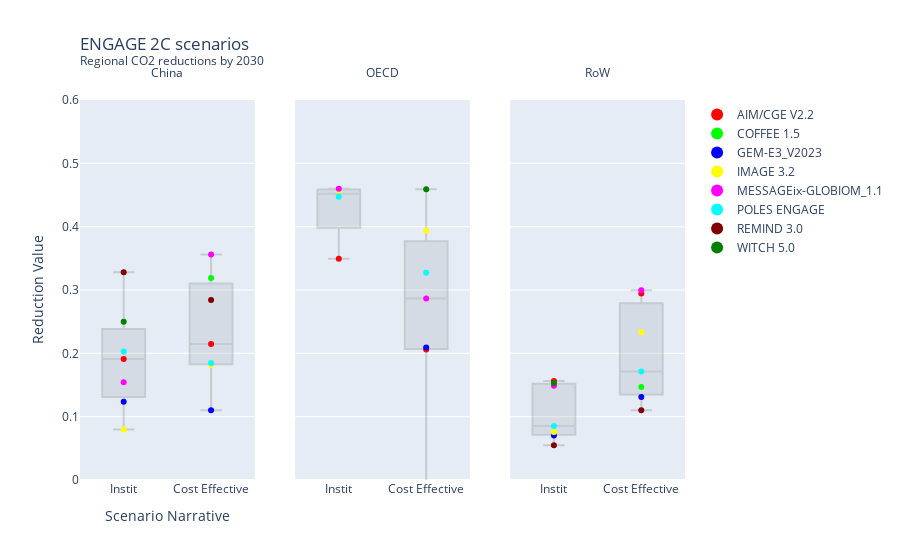

Notebook code cell kept with this figure:
### Code cell
#REGIONAL PLOT

#filter data on reduction year
filter_df = filter_df[filter_df['reduction_year'] == "2030_CO2_redu"]
# Define color mapping for models
color_mapping = {
    'AIM/CGE V2.2': "rgb(255, 0, 0)",
    'COFFEE 1.5': "rgb(0, 255, 0)",
    'GEM-E3_V2023': "rgb(0, 0, 255)",
    'IMAGE 3.2': "rgb(255, 255, 0)",
    'MESSAGEix-GLOBIOM_1.1': "rgb(255, 0, 255)",
    'POLES ENGAGE': "rgb(0, 255, 255)",
    'REMIND 3.0': "rgb(128, 0, 0)",
    'WITCH 5.0': "rgb(0, 128, 0)"
}

# Map colors based on the "model" column
filter_df["color"] = filter_df["model"].map(color_mapping)

fig = make_subplots(rows=1, cols=len(filter_df["region"].unique()), shared_yaxes=True)

for i, region_ in enumerate(filter_df["region"].unique()):
    box_trace = go.Box(
        x=filter_df[(filter_df["region"] == region_)]["scenario_narrative"],
        y=filter_df[(filter_df["region"] == region_)]["reduction_value"],
        name="Boxplot",
        boxpoints=False,
        marker_color='grey',
        opacity=0.3,
        showlegend=False
    )

    fig.add_trace(box_trace, row=1, col=i + 1)

    # Add subplot titles
    fig.update_layout(
        annotations=[dict(text=str(year), xref="x" + str(i + 1), yref="paper", x=0.5, y=1.1, showarrow=False) for i, year in enumerate(filter_df["region"].unique())]
    )

    # Create a scatterplot for each model
    for model in filter_df["model"].unique():
        scatter_trace = go.Scatter(
            x=filter_df[(filter_df["region"] == region_) & (filter_df["model"] == model)]["scenario_narrative"],
            y=filter_df[(filter_df["region"] == region_) & (filter_df["model"] == model)]["reduction_value"],
            mode="markers",
            name=model,
            marker=dict(
                color=color_mapping[model],
                size=6
            ),
            showlegend=i==0,
            legendgroup=model
        )

        fig.add_trace(scatter_trace, row=1, col=i + 1)

fig.update_layout(
    title = go.layout.Title(
        text="ENGAGE 2C scenarios <br><sup>Regional CO2 reductions by 2030 </sup>",
        xref="paper",
        x=0),
    xaxis=dict(title="Scenario Narrative", ),
    yaxis=dict(title="Reduction Value", range=[0, 0.6]),
    legend=dict(
        traceorder="normal",
        itemsizing="constant"
    )
)

fig.show()

### Figure 1 — Plotly figure (JSON) as saved in the notebook; plotly's stock layout.template omitted (floating-point values rounded to 4 significant figures)
{"data": [{"boxpoints": false, "marker": {"color": "grey"}, "name": "Boxplot", "opacity": 0.3, "showlegend": false, "type": "box", "x": ["Instit", "Cost Effective", "Cost Effective", "Instit", "Cost Effective", "Instit", "Cost Effective", "Instit", "Cost Effective", "Instit", "Cost Effective", "Instit", "Cost Effective", "Instit"], "xaxis": "x", "y": [0.1909, 0.2146, 0.3188, 0.1235, 0.11, 0.07964, 0.1819, 0.1544, 0.3562, 0.2031, 0.1848, 0.328, 0.2841, 0.25], "yaxis": "y"}, {"legendgroup": "AIM/CGE V2.2", "marker": {"color": "rgb(255, 0, 0)", "size": 6}, "mode": "markers", "name": "AIM/CGE V2.2", "showlegend": true, "type": "scatter", "x": ["Instit", "Cost Effective"], "xaxis": "x", "y": [0.1909, 0.2146], "yaxis": "y"}, {"legendgroup": "COFFEE 1.5", "marker": {"color": "rgb(0, 255, 0)", "size": 6}, "mode": "markers", "name": "COFFEE 1.5", "showlegend": true, "type": "scatter", "x": ["Cost Effective"], "xaxis": "x", "y": [0.3188], "yaxis": "y"}, {"legendgroup": "GEM-E3_V2023", "marker": {"color": "rgb(0, 0, 255)", "size": 6}, "mode": "markers", "name": "GEM-E3_V2023", "showlegend": true, "type": "scatter", "x": ["Instit", "Cost Effective"], "xaxis": "x", "y": [0.1235, 0.11], "yaxis": "y"}, {"legendgroup": "IMAGE 3.2", "marker": {"color": "rgb(255, 255, 0)", "size": 6}, "mode": "markers", "name": "IMAGE 3.2", "showlegend": true, "type": "scatter", "x": ["Instit", "Cost Effective"], "xaxis": "x", "y": [0.07964, 0.1819], "yaxis": "y"}, {"legendgroup": "MESSAGEix-GLOBIOM_1.1", "marker": {"color": "rgb(255, 0, 255)", "size": 6}, "mode": "markers", "name": "MESSAGEix-GLOBIOM_1.1", "showlegend": true, "type": "scatter", "x": ["Instit", "Cost Effective"], "xaxis": "x", "y": [0.1544, 0.3562], "yaxis": "y"}, {"legendgroup": "POLES ENGAGE", "marker": {"color": "rgb(0, 255, 255)", "size": 6}, "mode": "markers", "name": "POLES ENGAGE", "showlegend": true, "type": "scatter", "x": ["Instit", "Cost Effective"], "xaxis": "x", "y": [0.2031, 0.1848], "yaxis": "y"}, {"legendgroup": "REMIND 3.0", "marker": {"color": "rgb(128, 0, 0)", "size": 6}, "mode": "markers", "name": "REMIND 3.0", "showlegend": true, "type": "scatter", "x": ["Instit", "Cost Effective"], "xaxis": "x", "y": [0.328, 0.2841], "yaxis": "y"}, {"legendgroup": "WITCH 5.0", "marker": {"color": "rgb(0, 128, 0)", "size": 6}, "mode": "markers", "name": "WITCH 5.0", "showlegend": true, "type": "scatter", "x": ["Instit"], "xaxis": "x", "y": [0.25], "yaxis": "y"}, {"boxpoints": false, "marker": {"color": "grey"}, "name": "Boxplot", "opacity": 0.3, "showlegend": false, "type": "box", "x": ["Instit", "Cost Effective", "Cost Effective", "Cost Effective", "Instit", "Cost Effective", "Instit", "Cost Effective", "Instit", "Cost Effective", "Cost Effective"], "xaxis": "x2", "y": [0.3494, 0.206, -0.1105, 0.2092, 0.4572, 0.3934, 0.46, 0.2865, 0.4471, 0.3271, 0.4589], "yaxis": "y2"}, {"legendgroup": "AIM/CGE V2.2", "marker": {"color": "rgb(255, 0, 0)", "size": 6}, "mode": "markers", "name": "AIM/CGE V2.2", "showlegend": false, "type": "scatter", "x": ["Instit", "Cost Effective"], "xaxis": "x2", "y": [0.3494, 0.206], "yaxis": "y2"}, {"legendgroup": "COFFEE 1.5", "marker": {"color": "rgb(0, 255, 0)", "size": 6}, "mode": "markers", "name": "COFFEE 1.5", "showlegend": false, "type": "scatter", "x": ["Cost Effective"], "xaxis": "x2", "y": [-0.1105], "yaxis": "y2"}, {"legendgroup": "GEM-E3_V2023", "marker": {"color": "rgb(0, 0, 255)", "size": 6}, "mode": "markers", "name": "GEM-E3_V2023", "showlegend": false, "type": "scatter", "x": ["Cost Effective"], "xaxis": "x2", "y": [0.2092], "yaxis": "y2"}, {"legendgroup": "IMAGE 3.2", "marker": {"color": "rgb(255, 255, 0)", "size": 6}, "mode": "markers", "name": "IMAGE 3.2", "showlegend": false, "type": "scatter", "x": ["Instit", "Cost Effective"], "xaxis": "x2", "y": [0.4572, 0.3934], "yaxis": "y2"}, {"legendgroup": "MESSAGEix-GLOBIOM_1.1", "marker": {"color": "rgb(255, 0, 255)", "size": 6}, "mode": "markers", "name": "MESSAGEix-GLOBIOM_1.1", "showlegend": false, "type": "scatter", "x": ["Instit", "Cost Effective"], "xaxis": "x2", "y": [0.46, 0.2865], "yaxis": "y2"}, {"legendgroup": "POLES ENGAGE", "marker": {"color": "rgb(0, 255, 255)", "size": 6}, "mode": "markers", "name": "POLES ENGAGE", "showlegend": false, "type": "scatter", "x": ["Instit", "Cost Effective"], "xaxis": "x2", "y": [0.4471, 0.3271], "yaxis": "y2"}, {"legendgroup": "REMIND 3.0", "marker": {"color": "rgb(128, 0, 0)", "size": 6}, "mode": "markers", "name": "REMIND 3.0", "showlegend": false, "type": "scatter", "x": [], "xaxis": "x2", "y": [], "yaxis": "y2"}, {"legendgroup": "WITCH 5.0", "marker": {"color": "rgb(0, 128, 0)", "size": 6}, "mode": "markers", "name": "WITCH 5.0", "showlegend": false, "type": "scatter", "x": ["Cost Effective"], "xaxis": "x2", "y": [0.4589], "yaxis": "y2"}, {"boxpoints": false, "marker": {"color": "grey"}, "name": "Boxplot", "opacity": 0.3, "showlegend": false, "type": "box", "x": ["Instit", "Cost Effective", "Cost Effective", "Instit", "Cost Effective", "Instit", "Cost Effective", "Instit", "Cost Effective", "Instit", "Cost Effective", "Instit", "Cost Effective", "Instit"], "xaxis": "x3", "y": [0.1561, 0.2945, 0.1467, 0.07017, 0.1309, 0.07587, 0.2333, 0.149, 0.2997, 0.08519, 0.1715, 0.05495, 0.1102, 0.153], "yaxis": "y3"}, {"legendgroup": "AIM/CGE V2.2", "marker": {"color": "rgb(255, 0, 0)", "size": 6}, "mode": "markers", "name": "AIM/CGE V2.2", "showlegend": false, "type": "scatter", "x": ["Instit", "Cost Effective"], "xaxis": "x3", "y": [0.1561, 0.2945], "yaxis": "y3"}, {"legendgroup": "COFFEE 1.5", "marker": {"color": "rgb(0, 255, 0)", "size": 6}, "mode": "markers", "name": "COFFEE 1.5", "showlegend": false, "type": "scatter", "x": ["Cost Effective"], "xaxis": "x3", "y": [0.1467], "yaxis": "y3"}, {"legendgroup": "GEM-E3_V2023", "marker": {"color": "rgb(0, 0, 255)", "size": 6}, "mode": "markers", "name": "GEM-E3_V2023", "showlegend": false, "type": "scatter", "x": ["Instit", "Cost Effective"], "xaxis": "x3", "y": [0.07017, 0.1309], "yaxis": "y3"}, {"legendgroup": "IMAGE 3.2", "marker": {"color": "rgb(255, 255, 0)", "size": 6}, "mode": "markers", "name": "IMAGE 3.2", "showlegend": false, "type": "scatter", "x": ["Instit", "Cost Effective"], "xaxis": "x3", "y": [0.07587, 0.2333], "yaxis": "y3"}, {"legendgroup": "MESSAGEix-GLOBIOM_1.1", "marker": {"color": "rgb(255, 0, 255)", "size": 6}, "mode": "markers", "name": "MESSAGEix-GLOBIOM_1.1", "showlegend": false, "type": "scatter", "x": ["Instit", "Cost Effective"], "xaxis": "x3", "y": [0.149, 0.2997], "yaxis": "y3"}, {"legendgroup": "POLES ENGAGE", "marker": {"color": "rgb(0, 255, 255)", "size": 6}, "mode": "markers", "name": "POLES ENGAGE", "showlegend": false, "type": "scatter", "x": ["Instit", "Cost Effective"], "xaxis": "x3", "y": [0.08519, 0.1715], "yaxis": "y3"}, {"legendgroup": "REMIND 3.0", "marker": {"color": "rgb(128, 0, 0)", "size": 6}, "mode": "markers", "name": "REMIND 3.0", "showlegend": false, "type": "scatter", "x": ["Instit", "Cost Effective"], "xaxis": "x3", "y": [0.05495, 0.1102], "yaxis": "y3"}, {"legendgroup": "WITCH 5.0", "marker": {"color": "rgb(0, 128, 0)", "size": 6}, "mode": "markers", "name": "WITCH 5.0", "showlegend": false, "type": "scatter", "x": ["Instit"], "xaxis": "x3", "y": [0.153], "yaxis": "y3"}], "layout": {"annotations": [{"showarrow": false, "text": "China", "x": 0.5, "xref": "x", "y": 1.1, "yref": "paper"}, {"showarrow": false, "text": "OECD", "x": 0.5, "xref": "x2", "y": 1.1, "yref": "paper"}, {"showarrow": false, "text": "RoW", "x": 0.5, "xref": "x3", "y": 1.1, "yref": "paper"}], "legend": {"itemsizing": "constant", "traceorder": "normal"}, "title": {"text": "ENGAGE 2C scenarios <br><sup>Regional CO2 reductions by 2030 </sup>", "x": 0, "xref": "paper"}, "xaxis": {"anchor": "y", "domain": [0, 0.2889], "title": {"text": "Scenario Narrative"}}, "xaxis2": {"anchor": "y2", "domain": [0.3556, 0.6444]}, "xaxis3": {"anchor": "y3", "domain": [0.7111, 1]}, "yaxis": {"anchor": "x", "domain": [0, 1], "range": [0, 0.6], "title": {"text": "Reduction Value"}}, "yaxis2": {"anchor": "x2", "domain": [0, 1], "matches": "y", "showticklabels": false}, "yaxis3": {"anchor": "x3", "domain": [0, 1], "matches": "y", "showticklabels": false}}}
